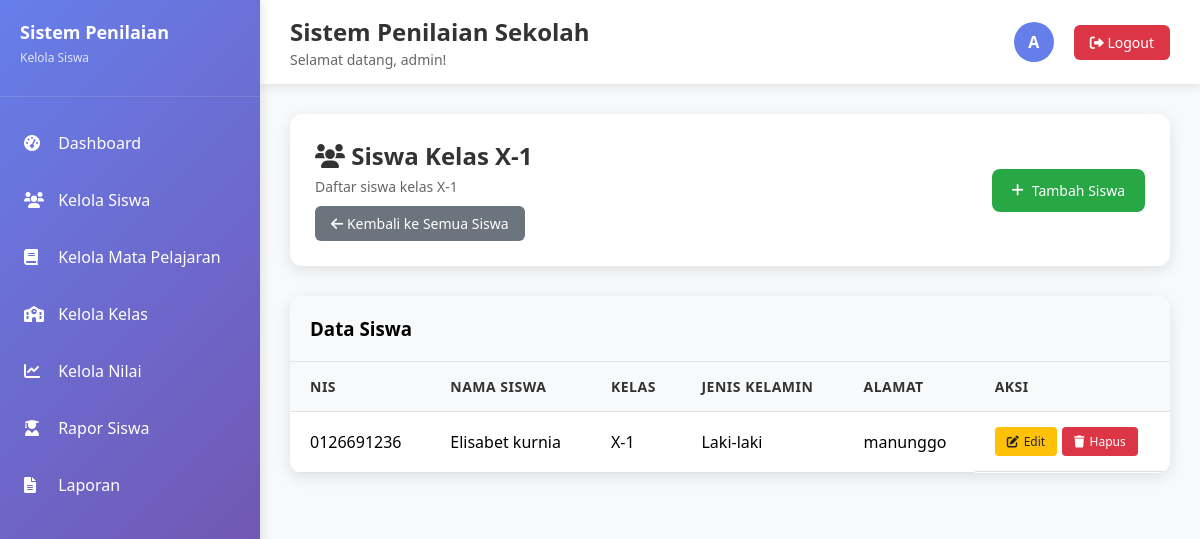
The page /kelola_siswa.php?kelas=1 (signed in) on the database its author committed.
### tables this page shows
CREATE TABLE `kelas` (
  `id_kelas` int(11) NOT NULL,
  `nama_kelas` varchar(20) NOT NULL
);

CREATE TABLE `siswa` (
  `id_siswa` int(11) NOT NULL,
  `nis` varchar(30) NOT NULL,
  `nama_siswa` varchar(100) NOT NULL,
  `id_kelas` int(11) NOT NULL,
  `jenis_kelamin` enum('L','P') NOT NULL,
  `alamat` text DEFAULT NULL,
  `created_at` timestamp NOT NULL DEFAULT current_timestamp()
);

### kelola_siswa.php (the view, shortened to what this page needs)
<?php
include "koneksi.php";
$admin = $_SESSION['admin'];
$filter_kelas = isset($_GET['kelas']) ? mysqli_real_escape_string($koneksi, $_GET['kelas']) : null;
$nama_kelas_filter = null;
if ($filter_kelas) {
    $query_nama_kelas = "SELECT nama_kelas FROM kelas WHERE id_kelas='$filter_kelas'";
    $result_nama_kelas = mysqli_query($koneksi, $query_nama_kelas);
    if ($result_nama_kelas && mysqli_num_rows($result_nama_kelas) > 0) {
        $nama_kelas_filter = mysqli_fetch_assoc($result_nama_kelas)['nama_kelas'];
    }
}
$query_siswa = "SELECT s.*, k.nama_kelas FROM siswa s LEFT JOIN kelas k ON s.id_kelas = k.id_kelas";
if ($filter_kelas) {
    $query_siswa .= " WHERE s.id_kelas = '$filter_kelas'";
}
$query_siswa .= " ORDER BY s.nama_siswa ASC";
$result_siswa = mysqli_query($koneksi, $query_siswa);
?>
<!DOCTYPE html>
<html lang="id">
<head>
    <link rel="stylesheet" href="https://cdnjs.cloudflare.com/ajax/libs/font-awesome/6.0.0/css/all.min.css">
</head>
<body>
<div class="sidebar">
    <div class="sidebar-header">
        <h2>Sistem Penilaian</h2>
        <p>Kelola Siswa</p>
    </div>
    <ul class="menu">
        <li><a href="dashboard.php" class="menu-item active"><i class="fas fa-tachometer-alt"></i> Dashboard</a></li>
        <li><a href="kelola_siswa.php" class="menu-item"><i class="fas fa-users"></i> Kelola Siswa</a></li>
        <li><a href="kelola_mapel.php" class="menu-item"><i class="fas fa-book"></i> Kelola Mata Pelajaran</a></li>
        <li><a href="kelola_kelas.php" class="menu-item"><i class="fas fa-school"></i> Kelola Kelas</a></li>
        <li><a href="kelola_nilai.php" class="menu-item"><i class="fas fa-chart-line"></i> Kelola Nilai</a></li>
        <li><a href="rapor.php" class="menu-item"><i class="fas fa-user-graduate"></i> Rapor Siswa</a></li>
        <li><a href="laporan.php" class="menu-item"><i class="fas fa-file-alt"></i> Laporan</a></li>
    </ul>
</div>
<div class="main-content">
    <div class="topbar">
        <div class="topbar-left">
            <h1>Sistem Penilaian Sekolah</h1>
            <p>Selamat datang, <?php echo htmlspecialchars($admin['nama_lengkap']); ?>!</p>
        </div>
        <div class="topbar-right">
            <div class="user-info">
                <div class="user-avatar">
                    <?php echo strtoupper(substr($admin['nama_lengkap'], 0, 1)); ?>
                </div>
            </div>
            <a href="logout.php" class="logout-btn">
                <i class="fas fa-sign-out-alt"></i> Logout
            </a>
        </div>
    </div>
    <div class="content">
        <div class="page-header">
            <div class="page-title">
                <h2><i class="fas fa-users"></i> <?php echo $filter_kelas ? "Siswa Kelas $nama_kelas_filter" : "Kelola Siswa"; ?></h2>
                <p><?php echo $filter_kelas ? "Daftar siswa kelas $nama_kelas_filter" : "Kelola data siswa sekolah"; ?></p>
                <?php if ($filter_kelas): ?>
                <a href="kelola_siswa.php" class="btn-secondary" style="margin-top: 10px; display: inline-block; padding: 8px 16px; background: #6c757d; color: white; text-decoration: none; border-radius: 6px;">
                    <i class="fas fa-arrow-left"></i> Kembali ke Semua Siswa
                </a>
                <?php endif; ?>
            </div>
            <a href="#" class="btn-add" onclick="openModal()">
                <i class="fas fa-plus"></i> Tambah Siswa
            </a>
        </div>
        <div class="data-table">
            <div class="table-header">
                <h3>Data Siswa</h3>
            </div>
            <div class="table-responsive">
                <table>
                    <thead>
                        <tr>
                            <th>NIS</th>
                            <th>Nama Siswa</th>
                            <th>Kelas</th>
                            <th>Jenis Kelamin</th>
                            <th>Alamat</th>
                            <th>Aksi</th>
                        </tr>
                    </thead>
                    <tbody>
                        <?php
                        if (mysqli_num_rows($result_siswa) > 0) {
                            while ($siswa = mysqli_fetch_assoc($result_siswa)) {
                                echo "<tr>";
                                echo "<td>{$siswa['nis']}</td>";
                                echo "<td>{$siswa['nama_siswa']}</td>";
                                echo "<td>{$siswa['nama_kelas']}</td>";
                                echo "<td>" . ($siswa['jenis_kelamin'] == 'L' ? 'Laki-laki' : 'Perempuan') . "</td>";
                                echo "<td>{$siswa['alamat']}</td>";
                                echo "<td class='action-buttons'>";
                                echo "<a href='?edit={$siswa['id_siswa']}' class='btn-edit' onclick='openModal({$siswa['id_siswa']})'><i class='fas fa-edit'></i> Edit</a>";
                                echo "<a href='?hapus={$siswa['id_siswa']}' class='btn-delete' onclick='return confirm(\"Apakah Anda yakin ingin menghapus siswa ini?\")'><i class='fas fa-trash'></i> Hapus</a>";
                                echo "</td>";
                                echo "</tr>";
                            }
                        } else {
                            echo "<tr><td colspan='6' class='empty-state'>";
                            echo "<i class='fas fa-users'></i>";
                            echo "<p>Belum ada data siswa</p>";
                            echo "</td></tr>";
                        }
                        ?>
                    </tbody>
                </table>
            </div>
        </div>
    </div>
</div>
</body>
</html>

### kelola_siswa.php (style rules this page uses)
* { margin: 0; padding: 0; box-sizing: border-box; }
body { font-family: 'Segoe UI', Tahoma, Geneva, Verdana, sans-serif; background: #f8f9fa; overflow-x: hidden; }
.sidebar { position: fixed; left: 0; top: 0; width: 260px; height: 100vh; background: linear-gradient(135deg, #667eea 0%, #764ba2 100%); color: white; padding: 20px 0; box-shadow: 2px 0 10px rgba(0,0,0,0.1); z-index: 1000; }
.sidebar-header { padding: 0 20px 30px; border-bottom: 1px solid rgba(255,255,255,0.1); margin-bottom: 20px; }
.sidebar-header h2 { font-size: 18px; font-weight: 600; }
.sidebar-header p { font-size: 12px; opacity: 0.8; margin-top: 5px; }
.menu { list-style: none; }
.menu li { margin: 5px 0; }
.menu-item { display: block; padding: 15px 20px; color: white; text-decoration: none; transition: all 0.3s ease; border-left: 4px solid transparent; position: relative; }
.menu-item i { margin-right: 10px; width: 20px; }
.main-content { margin-left: 260px; min-height: 100vh; }
.topbar { background: white; padding: 15px 30px; box-shadow: 0 2px 10px rgba(0,0,0,0.1); display: flex; justify-content: space-between; align-items: center; position: sticky; top: 0; z-index: 999; }
.topbar-left h1 { font-size: 24px; color: #333; font-weight: 600; }
.topbar-left p { font-size: 14px; color: #666; margin-top: 2px; }
.topbar-right { display: flex; align-items: center; gap: 20px; }
.user-info { display: flex; align-items: center; gap: 10px; }
.user-avatar { width: 40px; height: 40px; background: #667eea; border-radius: 50%; display: flex; align-items: center; justify-content: center; color: white; font-weight: 600; }
.logout-btn { background: #dc3545; color: white; padding: 8px 16px; border-radius: 6px; text-decoration: none; font-size: 14px; transition: background 0.3s ease; }
.content { padding: 30px; }
.page-header { background: white; padding: 25px; border-radius: 12px; box-shadow: 0 4px 15px rgba(0,0,0,0.1); margin-bottom: 30px; display: flex; justify-content: space-between; align-items: center; }
.page-title h2 { font-size: 24px; color: #333; margin-bottom: 5px; }
.page-title p { color: #666; font-size: 14px; }
.btn-add { background: #28a745; color: white; padding: 12px 20px; border-radius: 8px; text-decoration: none; font-size: 14px; transition: background 0.3s ease; display: inline-flex; align-items: center; gap: 8px; }
.data-table { background: white; border-radius: 12px; box-shadow: 0 4px 15px rgba(0,0,0,0.1); overflow: hidden; }
.table-header { background: #f8f9fa; padding: 20px; border-bottom: 1px solid #dee2e6; }
.table-responsive { overflow-x: auto; }
table { width: 100%; border-collapse: collapse; }
th, td { padding: 15px 20px; text-align: left; border-bottom: 1px solid #dee2e6; }
th { background: #f8f9fa; font-weight: 600; color: #333; font-size: 14px; text-transform: uppercase; letter-spacing: 0.5px; }
.action-buttons { display: flex; gap: 5px; }
.btn-edit, .btn-delete { padding: 6px 12px; border-radius: 4px; text-decoration: none; font-size: 12px; font-weight: 500; display: inline-flex; align-items: center; gap: 5px; }
.btn-edit { background: #ffc107; color: #212529; }
.btn-delete { background: #dc3545; color: white; }
.btn-secondary { background: #6c757d; color: white; padding: 10px 20px; border: none; border-radius: 6px; cursor: pointer; font-size: 14px; transition: background 0.3s ease; }

### rows shown on the page
kelas: nama_kelas "X-1"
siswa: nis "0126691236", nama_siswa "Elisabet kurnia", id_kelas.nama_kelas "X-1", jenis_kelamin "Laki-laki", alamat "manunggo"

### other values the page prints
$admin['nama_lengkap'] "admin"
substr($admin['nama_lengkap'], 0, 1) "A"
